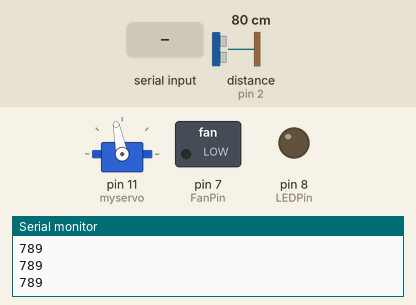
A sketch run on a simulated Arduino Uno, built with avr-gcc and run on an emulated ATmega328P. Shown: servo, switched loads named in the sketch (green lamp = pin HIGH), output pins drawn as LEDs (lit = HIGH), the last lines printed to the serial monitor. Wiring (inferred from the names in the program): ultrasonic range finder: trigger pin 3; echo pin 2. The test bench sets the inputs (shaded band); at power-on: distance to the obstacle (sensor on pin 2) 80 cm. The echo pulse lasts 58.3 µs per cm; pins used as bus, display or sensor lines are not drawn.

Above: at 1.2 s.
1.3 s: "90,45\n" received over Serial
4.3 s: distance to the obstacle (sensor on pin 2) set to 2 cm
At 5.5 s:
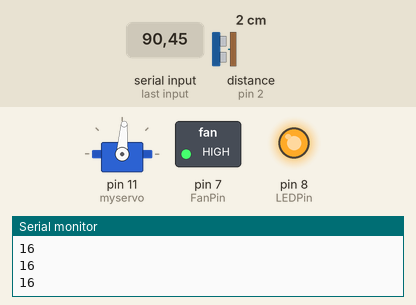
7.3 s: distance to the obstacle (sensor on pin 2) set to 18 cm
At 9.4 s:
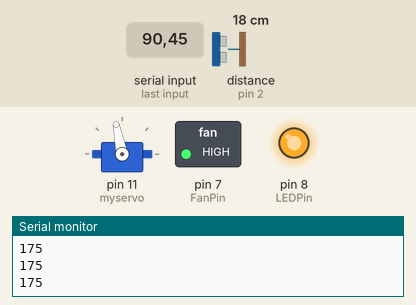
10.3 s: distance to the obstacle (sensor on pin 2) set to 4 cm
At 12.7 s:
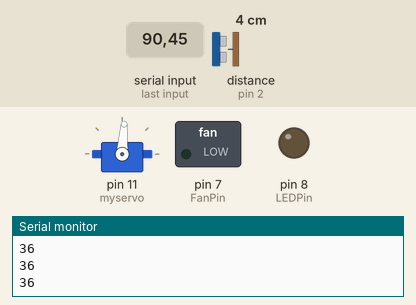
13.3 s: "30,150\n" received over Serial
Timing chart, 0 to 16.6 s (numbered marks = the images above; inputs shaded):
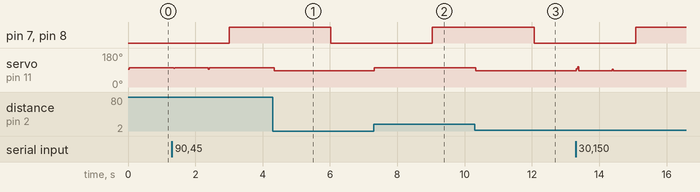

The sketch:

mainChamber.ino
```cpp
//MOTOTRS
#include <Servo.h>
Servo myservo;
int sped = 1510;
int incomingByte = 0;

//ULTRASONIC
int echoPin = 2;
int trigPin = 3;
int delay_us = 10;
int dist = 0;
long distance_mm = 0;
long duration_us = 0;

//FAN
int FanPin = 7;//Digital port D7
//LIGHT controll
int LEDPin = 8;//Digital port D8
boolean state;

//TIMER
unsigned long previousMillis = 0;
const long interval = 3000;

void setup() {
  // MOTORS setup
  Serial.begin(9600);
  myservo.attach(11);
  myservo.writeMicroseconds(1510);

  //ULTRASONIC setup
  // Datasheet for Ultrasonic Ranging Module HC - SR04
  // https://cdn.sparkfun.com/datasheets/Sensors/Proximity/HCSR04.pdf
  pinMode(echoPin, INPUT);
  pinMode(trigPin, OUTPUT);

  //FAN controll
  pinMode(FanPin, OUTPUT);//7
  //LIGHT controll
  pinMode(LEDPin, OUTPUT);//8

}

void loop() {
  // put your main code here, to run repeatedly:
  //analogWrite(11, 10);
  if (Serial.available() > 0) {
    // read the incoming byte:
    incomingByte = Serial.parseInt();
    Serial.println(incomingByte);
    myservo.writeMicroseconds(sped + incomingByte);
  }


  //Getting distance from ultro in santimeters
  dist = ultro();
  //Adjusting the ceiling
  if (ultro() > 10) {
    myservo.writeMicroseconds(sped + 80);
  }
  else if (ultro() < 7) {
    myservo.writeMicroseconds(sped - 80);
  }
  else {
    myservo.writeMicroseconds(sped);
  }

  unsigned long currentMillis = millis();
  if (currentMillis - previousMillis >= interval) {
    // save the last time you blinked the LED
    previousMillis = currentMillis;

    if (state == HIGH) {
      state = LOW;
    }
    else {
      state = HIGH;
    }
  }

  digitalWrite(7, state);   // turn the LED on and off (HIGH and LOW)
  digitalWrite(8, state);

}//end


int ultro() {
  // To generate the ultrasound we need to
  // set the trigPin to HIGH state for correct ammount of µs.
  digitalWrite(trigPin, HIGH);
  delayMicroseconds(delay_us);
  digitalWrite(trigPin, LOW);

  // Read the pulse HIGH state on echo pin
  // the length of the pulse in microseconds
  duration_us = pulseIn(echoPin, HIGH);
  distance_mm = duration_us * 340 / 2 / 1000; //(high level time×velocity of sound(340M/S) / 2
  Serial.println(distance_mm);
  delay(10);
  return distance_mm / 10;
}
```

Measured:
- after the input at 4.3 s, servo on pin 11 (myservo): 101° → 86° at once
- after the input at 7.3 s, servo on pin 11 (myservo): 86° → 101° at once
- after the input at 10.3 s, servo on pin 11 (myservo): 101° → 86° at once
